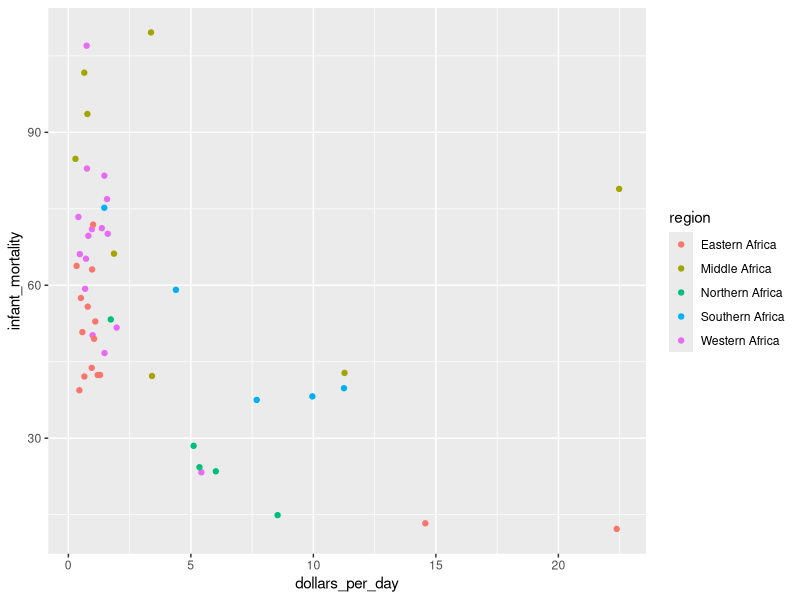
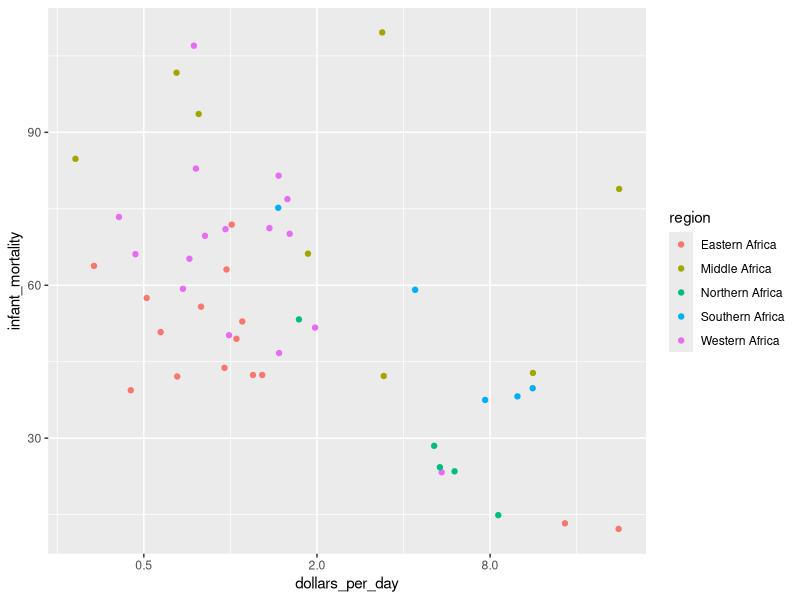
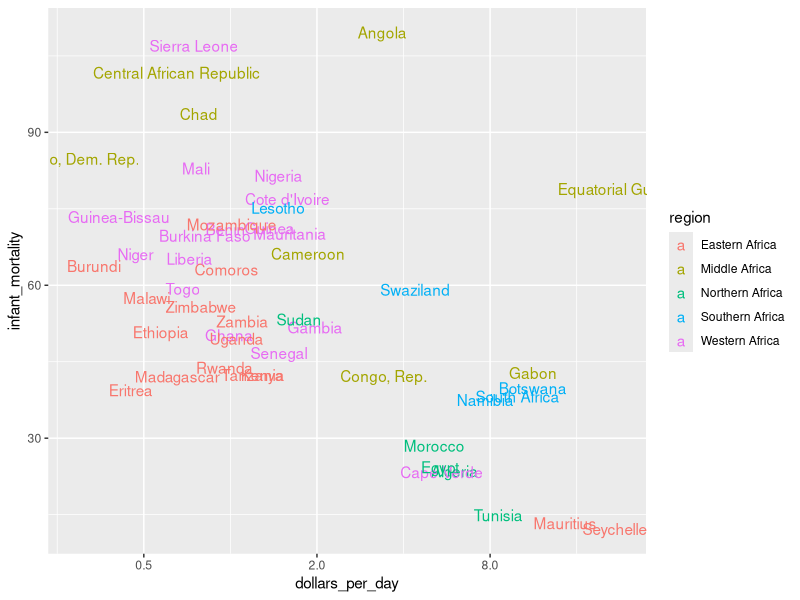
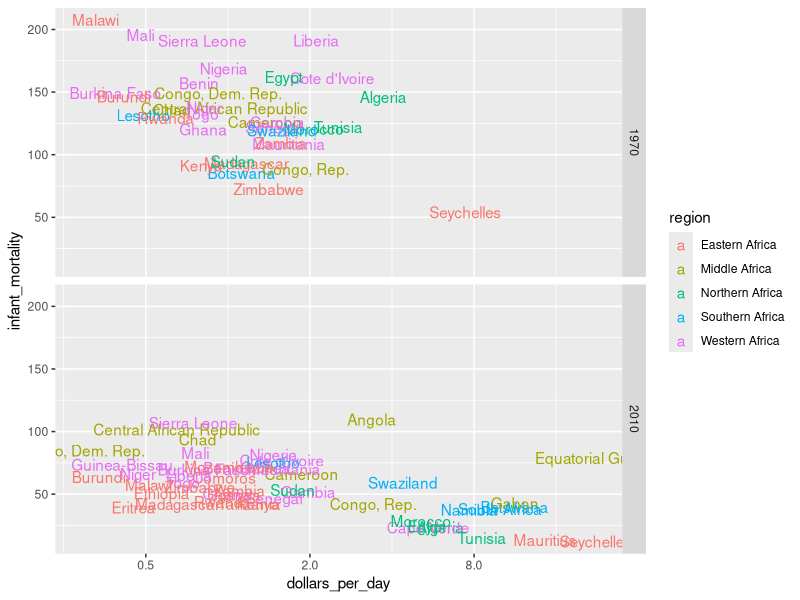

The R script that drew these images, in order:
library(dplyr)
library(ggplot2)
library(dslabs)

data(gapminder)

# Generate dollars_per_day and filter for the year 2010 for African countries.
# Store the mutated dataset in gapminder_Africa_2010.

gapminder_Africa_2010 <- gapminder %>% 
  filter (year == 2010 & !is.na(gdp) & continent == "Africa") %>%
  mutate (dollars_per_day = gdp/population/365) 

#str(gapminder_Africa_2010)


# Make a scatter plot of infant_mortaility versus dollars_per_day 
# for countries in the African continent.
# Use color to denote the different regions of Africa.


gapminder_Africa_2010 %>%
  ggplot(aes(dollars_per_day, infant_mortality, color = region)) +
  geom_point()


# Transform the x axis to be in the log (base 2) scale.

gapminder_Africa_2010 %>%
  ggplot(aes(dollars_per_day, infant_mortality, color = region)) +
  geom_point() +
  scale_x_continuous(trans = "log2")


# Add a layer to display country names instead of points.

gapminder_Africa_2010 %>%
  ggplot(aes(dollars_per_day, infant_mortality, color = region, label = country)) +
  geom_text () +
  #  theme (axis.text.x = element_text (angle = 90, hjust = 1)) +
  scale_x_continuous(trans = "log2")


# Use facet_grid to show different plots for 1970 and 2010. 

gapminder %>% 
  mutate(dollars_per_day = gdp/population/365) %>%
  filter(continent == "Africa" & year %in% c(1970, 2010) & !is.na(dollars_per_day) & !is.na(infant_mortality)) %>%
  ggplot(aes(dollars_per_day, infant_mortality, color = region, label = country)) +
  geom_text() + 
  scale_x_continuous(trans = "log2") +
  facet_grid(year~.)
